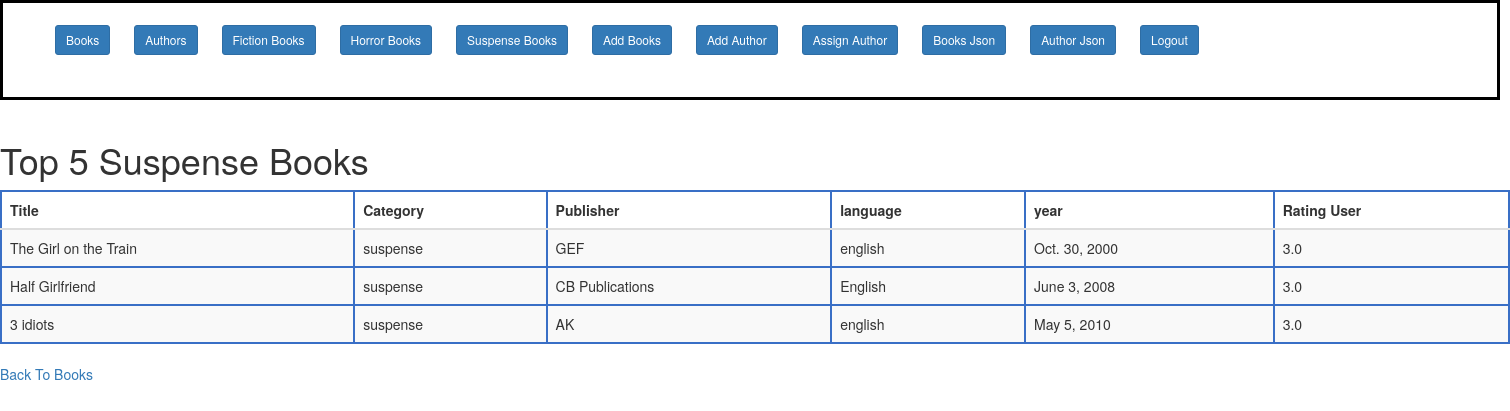
/books/suspense/ (signed in), run on the app's committed database.
### Category/models.py (models this page shows, shortened)
class Books(models.Model):
    title = models.CharField(max_length=50)
    category = models.CharField(max_length=50)
    publisher = models.CharField(max_length=50)
    language = models.CharField(max_length=50)
    years = models.DateField()
    rating_user = models.FloatField()
    author = models.ForeignKey(Author, models.SET_NULL, null=True)

### Category/views.py (the view)
# urls.py: path("suspense/",views.suspense,name='suspense')
@login_required(login_url="homepage")
def suspense(request):
    suspensebooks = {}
    s_books = Books.objects.all().filter(category__exact='suspense')
    suspensebooks["bookdata"] = s_books
    return render(request,'suspense.html',suspensebooks)

### Category/templates/suspense.html (shortened to what this page needs)
{% extends 'index.html'%}
{% block body %}
    <h1>Top 5 Suspense Books</h1>
     <table class="table table-striped">
         <thead>
            <tr>
                <th>Title</th>
                <th>Category</th>
                <th>Publisher</th>
                <th>language</th>
                <th>year</th>
                <th>Rating User</th>
            </tr>
            </thead>
            {% for books in bookdata %}
         <tbody>
        <tr>
            <td>{{books.title}}</td>
            <td>{{books.category}}</td>
            <td>{{books.publisher}}</td>
            <td>{{books.language}}</td>
            <td>{{books.years}}</td>
            <td>{{books.rating_user}}</td>
        </tr>
        </tbody>
        {% endfor %}
        </table>
        <a href = "{% url 'allbooks' %}"> Back To Books</a>
{% endblock %}

### Category/templates/suspense.html (style rules this page uses)
table,th,tr,td { border: 2px solid #396fc6; border-collapse: collapse }

### data on the page
Books: title "The Girl on the Train", category "suspense", publisher "GEF", language "english", years "Oct. 30, 2000", rating_user "3.0"
Books: title "Half Girlfriend", category "suspense", publisher "CB Publications", language "English", years "June 3, 2008", rating_user "3.0"
Books: title "3 idiots", category "suspense", publisher "AK", language "english", years "May 5, 2010", rating_user "3.0"
